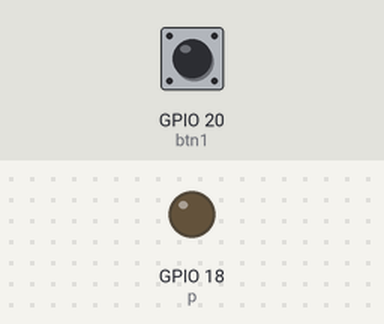
Bench run of a program on a simulated Raspberry Pi (BCM pin numbers). On the bench: output pins drawn as LEDs (lit = HIGH). Inputs (shaded band) come from the test bench; at power-on: GPIO 20 (btn1) LOW.

Above: at 1.2 s.
1.3 s: GPIO 20 (btn1) pulled HIGH for 1 s
At 3.1 s:
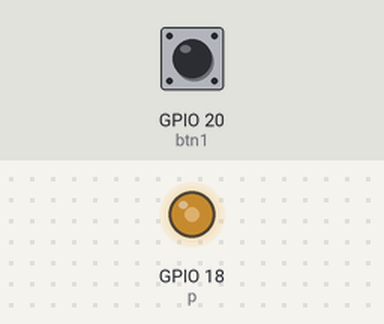
3.8 s: GPIO 20 (btn1) pulled HIGH for 0.15 s
At 4.4 s:
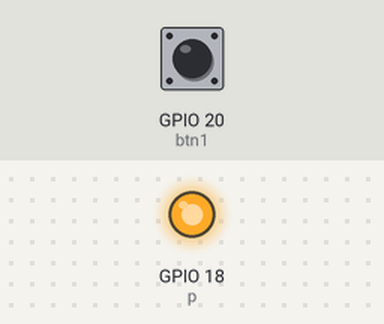
5.4 s: GPIO 20 (btn1) pulled HIGH for 3.2 s
At 9.1 s:
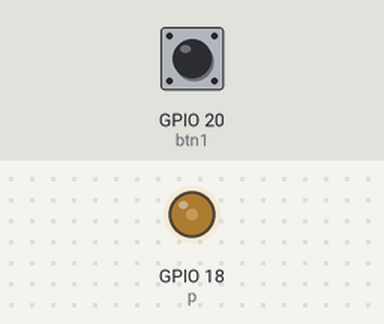
Timing chart, 0 to 10.6 s (numbered marks = the images above; inputs shaded):
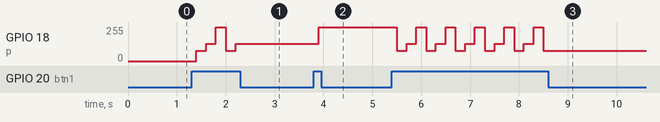

The program:

ex03_pwmTest.py
```python
import RPi.GPIO as gpio
import time

gpio.setmode(gpio.BCM)
gpio.setup(18,gpio.OUT)
gpio.setup(20,gpio.IN)
p = gpio.PWM(18,500)
p.start(0)
cnt = 0


while True:
    btn1 = gpio.input(20)
    if btn1 == 1:
        cnt += 1
        time.sleep(0.1)

        if cnt % 3 == 1:
            p.ChangeDutyCycle(30)
            time.sleep(0.1)
        elif cnt % 3 == 2:
            p.ChangeDutyCycle(50)
            time.sleep(0.1)
        elif cnt % 3 == 0:
            p.ChangeDutyCycle(100)
            time.sleep(0.1)
```

Measured:
- after the input at 1.3 s, GPIO 18 (p): 0/255 → 77/255 after 0.10 s, → 128/255 0.20 s later, → 255/255 0.20 s later, → 77/255 0.20 s later, … (5 changes in this stretch)
- after the input at 3.8 s, GPIO 18 (p): 128/255 → 255/255 after 0.10 s
- after the input at 5.4 s, GPIO 18 (p): 255/255 → 77/255 after 0.10 s, then repeats every 0.60 s: 128/255 0.20 s, 255/255 0.20 s, 77/255 0.20 s, until it stays 77/255 from 8.5 s
